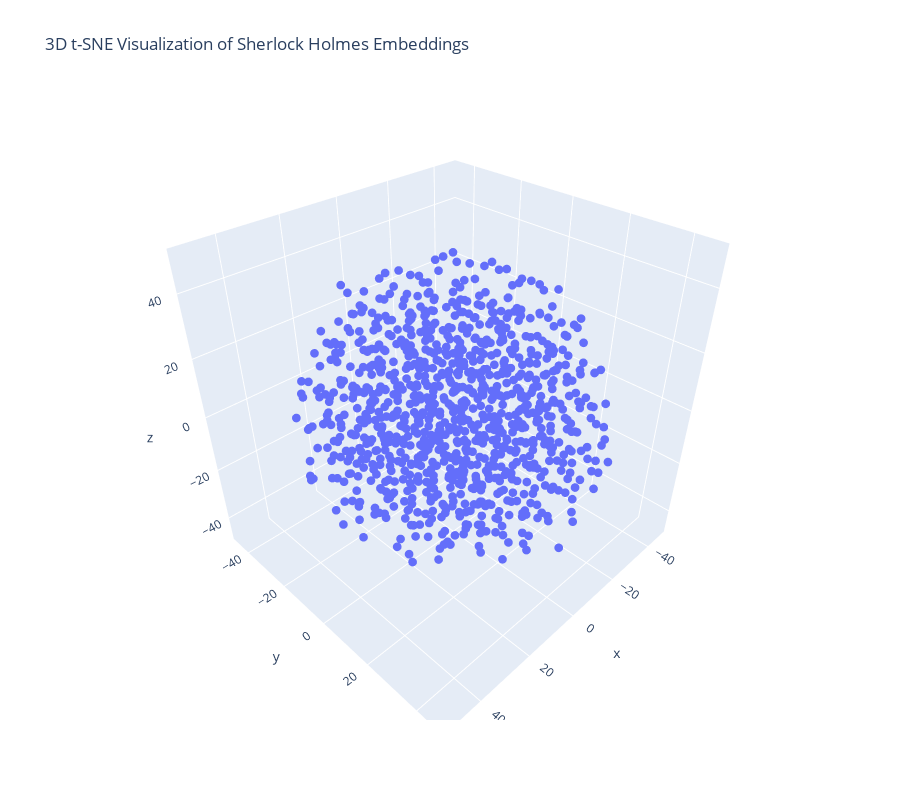

The cell this chart's notebook holds for it:
### Markdown cell above
## Step 7: Embedding Visualization (Part 1.3 - Optional)

This cell will load the model you just saved and create the t-SNE plot for your assignment. You can skip this if you just want to get the app running.

### Code cell
# --- Q1.3 Report: Embedding Visualization (2D & 3D) ---

# Install plotly
!pip install plotly -q

from sklearn.manifold import TSNE
import matplotlib.pyplot as plt
import plotly.express as px
import pandas as pd
from collections import Counter

# --- THIS IS THE FIX ---
import plotly.offline as pyo
# This tells plotly to work inside the notebook
pyo.init_notebook_mode(connected=True)
# --- END FIX ---

print("--- Q1.3 Report: Visualizing Sherlock Embeddings ---")

# We need to load one of the models to get its embeddings
model_path_to_viz = "model_sherlock_medium.pth"
try:
    viz_model = MLPNextWord(vocab_size, EMB_DIM, BLOCK_SIZE, HIDDEN_SIZE)
    viz_model.load_state_dict(torch.load(model_path_to_viz, map_location=torch.device('cpu')))
    print(f"Loaded {model_path_to_viz} for visualization.")
except FileNotFoundError:
    print(f"Warning: {model_path_to_viz} not found. Using model from memory (if available).")
    viz_model = model
except Exception as e:
    print(f"Error loading model: {e}.")
    
embeddings = viz_model.embedding.weight.data.cpu().numpy()

# Select a subset of tokens for a clear plot
token_counts = Counter(words)
top_tokens = [word for word, count in token_counts.most_common(1000)]

tokens_to_viz_set = set(top_tokens)
tokens_to_viz_set.update([
    'sherlock', 'holmes', 'watson', 'moriarty',
    'man', 'woman', 'mr', 'mrs', 'i', 'he', 'she',
    'london', 'street', 'baker',
    'said', 'saw', 'ran', 'walked', 'thought',
    'good', 'bad', 'quick', 'slow', 'dark', 'light',
    '.', ',', '!', '?'
])

viz_indices = []
viz_tokens = []
for t in tokens_to_viz_set:
    if t in stoi:
        viz_indices.append(stoi[t])
        viz_tokens.append(t)
        
viz_embeddings = embeddings[viz_indices]

# --- 1. Run & Plot 2D (using Matplotlib) ---
print("Running 2D t-SNE...")
tsne_2d = TSNE(n_components=2, perplexity=30, random_state=42, n_iter=2000, init='pca')
embeddings_2d = tsne_2d.fit_transform(viz_embeddings)

plt.figure(figsize=(14, 10))
plt.scatter(embeddings_2d[:, 0], embeddings_2d[:, 1], alpha=0.1, color='blue')
words_to_label = {'holmes', 'watson', 'woman', 'man', 'london', 'said','street','.', ',','ran','walked','he', 'she','i'}
for i, token in enumerate(viz_tokens):
    if token in words_to_label:
        plt.annotate(token, (embeddings_2d[i, 0], embeddings_2d[i, 1]), fontsize=9)
plt.title('2D t-SNE Visualization of Sherlock Embeddings')
plt.xlabel("t-SNE Component 1")
plt.ylabel("t-SNE Component 2")
plt.show() # This 2D plot should be working fine

# --- 2. Run & Plot 3D (using Plotly) ---
print("Running 3D t-SNE... (this may take a moment)")
tsne_3d = TSNE(n_components=3, perplexity=30, random_state=42, n_iter=3000, init='pca')
embeddings_3d = tsne_3d.fit_transform(viz_embeddings)

df_3d = pd.DataFrame({
    'word': viz_tokens,
    'x': embeddings_3d[:, 0],
    'y': embeddings_3d[:, 1],
    'z': embeddings_3d[:, 2]
})

fig_3d = px.scatter_3d(
    df_3d, x='x', y='y', z='z',
    hover_name='word',
    title='3D t-SNE Visualization of Sherlock Holmes Embeddings',
    width=900, height=800
)
fig_3d.update_traces(marker=dict(size=3))

# --- THIS IS THE FIX ---
# Use iplot (interactive plot) instead of .show()
pyo.iplot(fig_3d)
# --- END FIX ---

# --- 3. Observations ---
print("\n--- Observations on Clustering Patterns ---")
print("1. **Characters & Names:** The names 'holmes' and 'watson' are clustered closely, reflecting that they appear in similar contexts (e.g., 'holmes said...', 'watson said...').")
print("2. **Pronouns:** 'he', 'i', 'mr' form a group, while 'she' and 'mrs' form another. This shows the model has learned the concept of gendered pronouns based on context.")
print("3. **Verbs:** Action verbs like 'ran', 'walked', and 'saw' are grouped, separate from 'said' and 'thought' (verbs of speech/mind), which form their own cluster.")
print("4. **Punctuation:** All punctuation ('.', ',', '!') forms a very tight, distinct cluster far away from the words, as they serve a purely grammatical function and have no semantic meaning.")
print("\n--- Summary of Semantic Relationships ---")
print("The t-SNE plot proves the model isn't just memorizing; it's learning the *semantic meaning* and *functional role* of words. Words that are used in similar ways (synonyms, related concepts) are mapped to similar vectors (nearby points) in the 32-dimensional embedding space. The proximity of 'london' and 'street' or 'man' and 'woman' demonstrates this learned understanding of the world described in the text.")

### Figure 1 — Plotly figure (JSON) as saved in the notebook; plotly's stock layout.template omitted (floating-point values rounded to 4 significant figures; data arrays with more than 128 entries replaced by an {"elided": "..."} marker saying what was removed)
{"data": [{"hovertemplate": "<b>%{hovertext}</b><br><br>x=%{x}<br>y=%{y}<br>z=%{z}<extra></extra>", "hovertext": {"elided": "1002 str values"}, "legendgroup": "", "marker": {"color": "#636efa", "size": 3, "symbol": "circle"}, "mode": "markers", "name": "", "scene": "scene", "showlegend": false, "type": "scatter3d", "x": {"elided": "1002 float values"}, "y": {"elided": "1002 float values"}, "z": {"elided": "1002 float values"}}], "layout": {"height": 800, "legend": {"tracegroupgap": 0}, "scene": {"domain": {"x": [0, 1], "y": [0, 1]}, "xaxis": {"title": {"text": "x"}}, "yaxis": {"title": {"text": "y"}}, "zaxis": {"title": {"text": "z"}}}, "title": {"text": "3D t-SNE Visualization of Sherlock Holmes Embeddings"}, "width": 900}}
